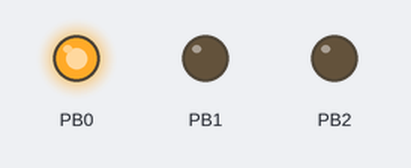
This program was run on a simulated ATmega328P, built with avr-gcc and emulated at 11.0592 MHz. Parts: output pins drawn as LEDs (lit = HIGH).

Above: at 1.5 s.
At 4.0 s:
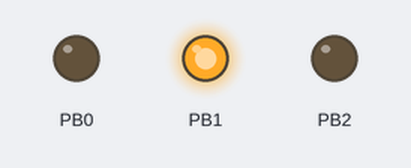
At 7.5 s:
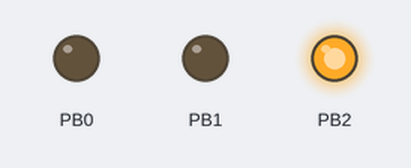
Timing chart, 0 to 13.0 s (numbered marks = the images above):
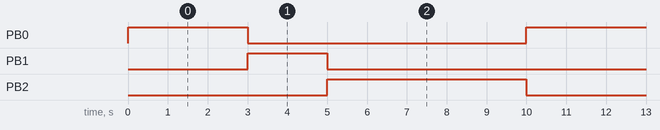

The program:

semaphore.c
```c
/*
 * semaphore.c
 *
 * Created: 2/27/2016 11:14:53 PM
 * Author: cpku
 *
 * Description: program illustrate how traffic signal(semaphore) works on development board
 */
#define F_CPU 11059200UL

#include <avr/io.h>
#include <avr/delay.h>

int main(void)
{
	DDRB |= (1<<0) | (1<<1) | (1<<2);
	PORTB = (0<<PB0) & (0<<PB1) & (0<<PB2);

    while(1)
    {
		PORTB = (1<<PB0);
		_delay_ms(3000);

		PORTB = (0<<PB0) | (1<<PB1);
		_delay_ms(2000);

		PORTB = (0<<PB0) | (0<<PB1) | (1<<PB2);
		_delay_ms(5000);
    }
}
```

Measured:
- by itself, PB0: alternates HIGH for 3.0 s and LOW for 7.0 s
- by itself, PB1: alternates HIGH for 2.0 s and LOW for 8.0 s
- by itself, PB2: alternates HIGH for 5.0 s and LOW for 5.0 s
